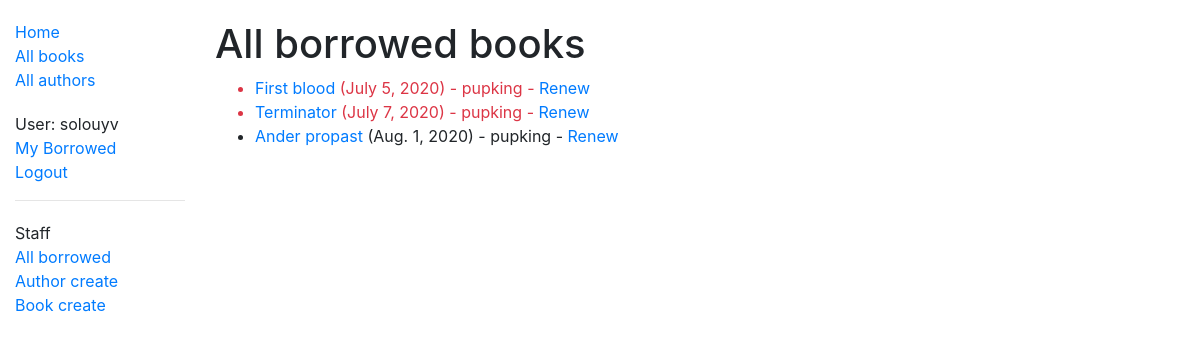
Before: /catalog/borrowed/ (signed in) with the older database file.
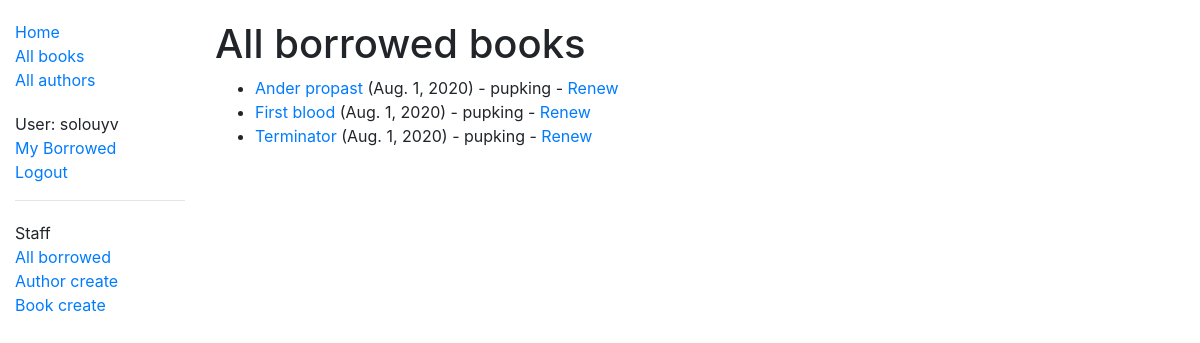
After: the same page with the newer database file.
### catalog/models.py (models this page shows, shortened)
class BookInstance(models.Model):
    id = models.UUIDField(primary_key=True, default=uuid.uuid4, help_text='Unique ID for this particular book across whole library')
    book = models.ForeignKey('Book', on_delete=models.SET_NULL, null=True)
    imprint = models.CharField(max_length=200)
    due_back = models.DateField(null=True, blank=True)
    borrower = models.ForeignKey(User, on_delete=models.SET_NULL, null=True, blank=True)
    LOAN_STATUS = (
        ('m', 'Maintenance'),
        ('o', 'On loan'),
        ('a', 'Available'),
        ('r', 'Reserved'),
    )
    status = models.CharField(
        max_length=1,
        choices=LOAN_STATUS,
        blank=True,
        default='m',
        help_text='Book availability',
    )
    class Meta:
        ordering = ['due_back']
        permissions = (("can_mark_returned", "Set book as returned"),)
    @property
    def is_overdue(self):
        if self.due_back and (date.today() > self.due_back):
            return True
        return False

class Book(models.Model):
    title = models.CharField(max_length=200)
    author = models.ForeignKey('Author', on_delete=models.SET_NULL, null=True)
    summary = models.TextField(max_length=1000, help_text='Enter a brief description of the book')
    isbn = models.CharField('ISBN', max_length=13, help_text='13 Character <a href="https://www.isbn-international.org/content/what-isbn">ISBN number</a>')
    genre = models.ManyToManyField(Genre, help_text='Select a genre for this book')
    language = models.ForeignKey('Language', on_delete=models.SET_NULL, null=True)
    def display_genre(self):
        """Create a string for the Genre. This is required to display genre in Admin."""
        return ', '.join(genre.name for genre in self.genre.all())
    display_genre.short_description = 'Genre'

### catalog/views.py (the view)
# urls.py: path('borrowed/', views.AllBorrowedBooks.as_view(), name='all-borrowed'),
class AllBorrowedBooks(PermissionRequiredMixin, generic.ListView):
    permission_required = 'catalog.can_mark_returned'
    model = BookInstance
    paginate_by = 10
    template_name = 'catalog/all_bookinstance_list_borrowed.html'
    def get_queryset(self):
        return BookInstance.objects.filter(status__exact='o').order_by('due_back')

### catalog/templates/catalog/all_bookinstance_list_borrowed.html
{% extends "base_generic.html" %}
{% block content %}
    <h1>All borrowed books</h1>
    {% if bookinstance_list %}
    <ul>
      {% for bookinst in bookinstance_list %}
      <li class="{% if bookinst.is_overdue %}text-danger{% endif %}">
        <a href="{% url 'book-detail' bookinst.book.pk %}">{{bookinst.book.title}}</a> ({{ bookinst.due_back }}) - {{ bookinst.borrower }} {% if perms.catalog.can_mark_returned %}- <a href="{% url 'renew-book-librarian' bookinst.id %}">Renew</a>  {% endif %}
      </li>
      {% endfor %}
    </ul>
    {% else %}
      <p>There are no books borrowed.</p>
    {% endif %}
{% endblock %}

Changed rows visible on the page:
shown differently, row unchanged: BookInstance "Ander propast": moves up the list
changed BookInstance "First blood": due_back "July 5, 2020" → "Aug. 1, 2020"
changed BookInstance "Terminator": due_back "July 7, 2020" → "Aug. 1, 2020"
